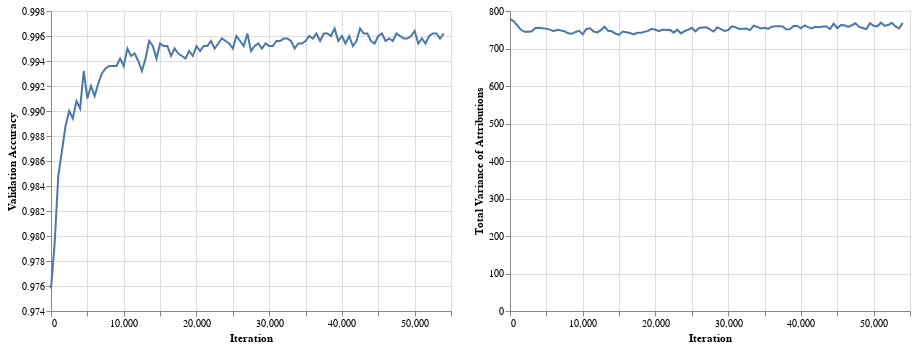

The notebook cell this image was saved under:
### Markdown cell above
## Results
Below, we plot the training curves and the expected gradients pixel attributions for a sample of 5 test images. We can see that the attributions, while meaningful, are somewhat noisy.

### Code cell
data = pd.DataFrame({
    'Iteration': mnist_train.validation_step * np.arange(len(validation_total_variances[1:])),
    'Total Variance of Attributions': validation_total_variances[1:],
    'Validation Accuracy': validation_accuracies[1:]
})
base = alt.Chart(data).mark_line().encode(
    alt.X('Iteration:Q')
)
base.encode(alt.Y('Validation Accuracy:Q', scale=alt.Scale(zero=False))) | base.encode(alt.Y('Total Variance of Attributions:Q'))

### Figure 1 — Vega-Lite specification as saved in the notebook (floating-point values rounded to 4 significant figures)
{"$schema": "https://vega.github.io/schema/vega-lite/v3.2.1.json", "config": {"mark": {"tooltip": null}, "view": {"height": 300, "width": 400}}, "datasets": {"data-144502abe4533532d7ec433627e821c6": [{"Iteration": 0, "Total Variance of Attributions": 779.0, "Validation Accuracy": 0.9758}, {"Iteration": 500, "Total Variance of Attributions": 772.9, "Validation Accuracy": 0.9794}, {"Iteration": 1000, "Total Variance of Attributions": 761.8, "Validation Accuracy": 0.9848}, {"Iteration": 1500, "Total Variance of Attributions": 749.9, "Validation Accuracy": 0.9868}, {"Iteration": 2000, "Total Variance of Attributions": 744.7, "Validation Accuracy": 0.9888}, {"Iteration": 2500, "Total Variance of Attributions": 744.9, "Validation Accuracy": 0.99}, {"Iteration": 3000, "Total Variance of Attributions": 745.9, "Validation Accuracy": 0.9894}, {"Iteration": 3500, "Total Variance of Attributions": 754.8, "Validation Accuracy": 0.9908}, {"Iteration": 4000, "Total Variance of Attributions": 755.3, "Validation Accuracy": 0.9902}, {"Iteration": 4500, "Total Variance of Attributions": 753.7, "Validation Accuracy": 0.9932}, {"Iteration": 5000, "Total Variance of Attributions": 752.9, "Validation Accuracy": 0.991}, {"Iteration": 5500, "Total Variance of Attributions": 750.4, "Validation Accuracy": 0.992}, {"Iteration": 6000, "Total Variance of Attributions": 746.2, "Validation Accuracy": 0.9912}, {"Iteration": 6500, "Total Variance of Attributions": 750.0, "Validation Accuracy": 0.9922}, {"Iteration": 7000, "Total Variance of Attributions": 748.0, "Validation Accuracy": 0.993}, {"Iteration": 7500, "Total Variance of Attributions": 745.8, "Validation Accuracy": 0.9934}, {"Iteration": 8000, "Total Variance of Attributions": 740.6, "Validation Accuracy": 0.9936}, {"Iteration": 8500, "Total Variance of Attributions": 739.1, "Validation Accuracy": 0.9936}, {"Iteration": 9000, "Total Variance of Attributions": 744.2, "Validation Accuracy": 0.9936}, {"Iteration": 9500, "Total Variance of Attributions": 747.1, "Validation Accuracy": 0.9942}, {"Iteration": 10000, "Total Variance of Attributions": 738.1, "Validation Accuracy": 0.9936}, {"Iteration": 10500, "Total Variance of Attributions": 752.2, "Validation Accuracy": 0.995}, {"Iteration": 11000, "Total Variance of Attributions": 753.7, "Validation Accuracy": 0.9944}, {"Iteration": 11500, "Total Variance of Attributions": 745.4, "Validation Accuracy": 0.9946}, {"Iteration": 12000, "Total Variance of Attributions": 743.0, "Validation Accuracy": 0.994}, {"Iteration": 12500, "Total Variance of Attributions": 749.1, "Validation Accuracy": 0.9932}, {"Iteration": 13000, "Total Variance of Attributions": 758.1, "Validation Accuracy": 0.9942}, {"Iteration": 13500, "Total Variance of Attributions": 747.1, "Validation Accuracy": 0.9956}, {"Iteration": 14000, "Total Variance of Attributions": 745.8, "Validation Accuracy": 0.9952}, {"Iteration": 14500, "Total Variance of Attributions": 739.7, "Validation Accuracy": 0.9942}, {"Iteration": 15000, "Total Variance of Attributions": 736.6, "Validation Accuracy": 0.9954}, {"Iteration": 15500, "Total Variance of Attributions": 745.1, "Validation Accuracy": 0.9952}, {"Iteration": 16000, "Total Variance of Attributions": 743.5, "Validation Accuracy": 0.9952}, {"Iteration": 16500, "Total Variance of Attributions": 741.3, "Validation Accuracy": 0.9944}, {"Iteration": 17000, "Total Variance of Attributions": 737.4, "Validation Accuracy": 0.995}, {"Iteration": 17500, "Total Variance of Attributions": 741.7, "Validation Accuracy": 0.9946}, {"Iteration": 18000, "Total Variance of Attributions": 741.7, "Validation Accuracy": 0.9944}, {"Iteration": 18500, "Total Variance of Attributions": 744.8, "Validation Accuracy": 0.9942}, {"Iteration": 19000, "Total Variance of Attributions": 747.0, "Validation Accuracy": 0.9948}, {"Iteration": 19500, "Total Variance of Attributions": 752.8, "Validation Accuracy": 0.9944}, {"Iteration": 20000, "Total Variance of Attributions": 750.0, "Validation Accuracy": 0.9952}, {"Iteration": 20500, "Total Variance of Attributions": 746.5, "Validation Accuracy": 0.9948}, {"Iteration": 21000, "Total Variance of Attributions": 750.8, "Validation Accuracy": 0.9952}, {"Iteration": 21500, "Total Variance of Attributions": 749.4, "Validation Accuracy": 0.9952}, {"Iteration": 22000, "Total Variance of Attributions": 749.7, "Validation Accuracy": 0.9956}, {"Iteration": 22500, "Total Variance of Attributions": 742.3, "Validation Accuracy": 0.995}, {"Iteration": 23000, "Total Variance of Attributions": 750.1, "Validation Accuracy": 0.9954}, {"Iteration": 23500, "Total Variance of Attributions": 740.4, "Validation Accuracy": 0.9958}, {"Iteration": 24000, "Total Variance of Attributions": 746.6, "Validation Accuracy": 0.9956}, {"Iteration": 24500, "Total Variance of Attributions": 750.1, "Validation Accuracy": 0.9954}, {"Iteration": 25000, "Total Variance of Attributions": 755.1, "Validation Accuracy": 0.995}, {"Iteration": 25500, "Total Variance of Attributions": 745.9, "Validation Accuracy": 0.996}, {"Iteration": 26000, "Total Variance of Attributions": 754.8, "Validation Accuracy": 0.9956}, {"Iteration": 26500, "Total Variance of Attributions": 756.2, "Validation Accuracy": 0.9952}, {"Iteration": 27000, "Total Variance of Attributions": 756.6, "Validation Accuracy": 0.9962}, {"Iteration": 27500, "Total Variance of Attributions": 751.2, "Validation Accuracy": 0.9948}, {"Iteration": 28000, "Total Variance of Attributions": 745.3, "Validation Accuracy": 0.9952}, {"Iteration": 28500, "Total Variance of Attributions": 756.7, "Validation Accuracy": 0.9954}, {"Iteration": 29000, "Total Variance of Attributions": 751.6, "Validation Accuracy": 0.995}, {"Iteration": 29500, "Total Variance of Attributions": 746.8, "Validation Accuracy": 0.9954}, {"Iteration": 30000, "Total Variance of Attributions": 749.3, "Validation Accuracy": 0.9952}, {"Iteration": 30500, "Total Variance of Attributions": 759.3, "Validation Accuracy": 0.9952}, {"Iteration": 31000, "Total Variance of Attributions": 756.8, "Validation Accuracy": 0.9956}, {"Iteration": 31500, "Total Variance of Attributions": 752.0, "Validation Accuracy": 0.9956}, {"Iteration": 32000, "Total Variance of Attributions": 752.8, "Validation Accuracy": 0.9958}, {"Iteration": 32500, "Total Variance of Attributions": 753.3, "Validation Accuracy": 0.9958}, {"Iteration": 33000, "Total Variance of Attributions": 749.0, "Validation Accuracy": 0.9956}, {"Iteration": 33500, "Total Variance of Attributions": 760.6, "Validation Accuracy": 0.995}, {"Iteration": 34000, "Total Variance of Attributions": 757.6, "Validation Accuracy": 0.9954}, {"Iteration": 34500, "Total Variance of Attributions": 753.5, "Validation Accuracy": 0.9954}, {"Iteration": 35000, "Total Variance of Attributions": 755.5, "Validation Accuracy": 0.9956}, {"Iteration": 35500, "Total Variance of Attributions": 752.4, "Validation Accuracy": 0.996}, {"Iteration": 36000, "Total Variance of Attributions": 758.2, "Validation Accuracy": 0.9958}, {"Iteration": 36500, "Total Variance of Attributions": 759.2, "Validation Accuracy": 0.9962}, {"Iteration": 37000, "Total Variance of Attributions": 759.4, "Validation Accuracy": 0.9956}, {"Iteration": 37500, "Total Variance of Attributions": 758.9, "Validation Accuracy": 0.9962}, {"Iteration": 38000, "Total Variance of Attributions": 750.6, "Validation Accuracy": 0.9962}, {"Iteration": 38500, "Total Variance of Attributions": 751.7, "Validation Accuracy": 0.996}, {"Iteration": 39000, "Total Variance of Attributions": 759.9, "Validation Accuracy": 0.9966}, {"Iteration": 39500, "Total Variance of Attributions": 760.1, "Validation Accuracy": 0.9956}, {"Iteration": 40000, "Total Variance of Attributions": 753.7, "Validation Accuracy": 0.996}, {"Iteration": 40500, "Total Variance of Attributions": 761.3, "Validation Accuracy": 0.9954}, {"Iteration": 41000, "Total Variance of Attributions": 757.1, "Validation Accuracy": 0.996}, {"Iteration": 41500, "Total Variance of Attributions": 753.6, "Validation Accuracy": 0.9952}, {"Iteration": 42000, "Total Variance of Attributions": 757.7, "Validation Accuracy": 0.9956}, {"Iteration": 42500, "Total Variance of Attributions": 756.8, "Validation Accuracy": 0.9966}, {"Iteration": 43000, "Total Variance of Attributions": 758.6, "Validation Accuracy": 0.9962}, {"Iteration": 43500, "Total Variance of Attributions": 758.8, "Validation Accuracy": 0.9962}, {"Iteration": 44000, "Total Variance of Attributions": 751.6, "Validation Accuracy": 0.9956}, {"Iteration": 44500, "Total Variance of Attributions": 766.2, "Validation Accuracy": 0.9954}, {"Iteration": 45000, "Total Variance of Attributions": 754.1, "Validation Accuracy": 0.996}, {"Iteration": 45500, "Total Variance of Attributions": 762.7, "Validation Accuracy": 0.9962}, {"Iteration": 46000, "Total Variance of Attributions": 762.0, "Validation Accuracy": 0.9956}, {"Iteration": 46500, "Total Variance of Attributions": 757.7, "Validation Accuracy": 0.9958}, {"Iteration": 47000, "Total Variance of Attributions": 762.0, "Validation Accuracy": 0.9956}, {"Iteration": 47500, "Total Variance of Attributions": 767.2, "Validation Accuracy": 0.9962}, {"Iteration": 48000, "Total Variance of Attributions": 757.7, "Validation Accuracy": 0.996}, {"Iteration": 48500, "Total Variance of Attributions": 754.7, "Validation Accuracy": 0.9958}, {"Iteration": 49000, "Total Variance of Attributions": 751.6, "Validation Accuracy": 0.9958}, {"Iteration": 49500, "Total Variance of Attributions": 767.7, "Validation Accuracy": 0.996}, {"Iteration": 50000, "Total Variance of Attributions": 760.7, "Validation Accuracy": 0.9964}, {"Iteration": 50500, "Total Variance of Attributions": 759.2, "Validation Accuracy": 0.9954}, {"Iteration": 51000, "Total Variance of Attributions": 768.8, "Validation Accuracy": 0.9958}, {"Iteration": 51500, "Total Variance of Attributions": 760.8, "Validation Accuracy": 0.9954}, {"Iteration": 52000, "Total Variance of Attributions": 762.5, "Validation Accuracy": 0.996}, {"Iteration": 52500, "Total Variance of Attributions": 768.4, "Validation Accuracy": 0.9962}, {"Iteration": 53000, "Total Variance of Attributions": 758.9, "Validation Accuracy": 0.9962}, {"Iteration": 53500, "Total Variance of Attributions": 753.4, "Validation Accuracy": 0.9958}, {"Iteration": 54000, "Total Variance of Attributions": 768.3, "Validation Accuracy": 0.9962}]}, "hconcat": [{"data": {"name": "data-144502abe4533532d7ec433627e821c6"}, "encoding": {"x": {"field": "Iteration", "type": "quantitative"}, "y": {"field": "Validation Accuracy", "scale": {"zero": false}, "type": "quantitative"}}, "mark": "line"}, {"data": {"name": "data-144502abe4533532d7ec433627e821c6"}, "encoding": {"x": {"field": "Iteration", "type": "quantitative"}, "y": {"field": "Total Variance of Attributions", "type": "quantitative"}}, "mark": "line"}]}
